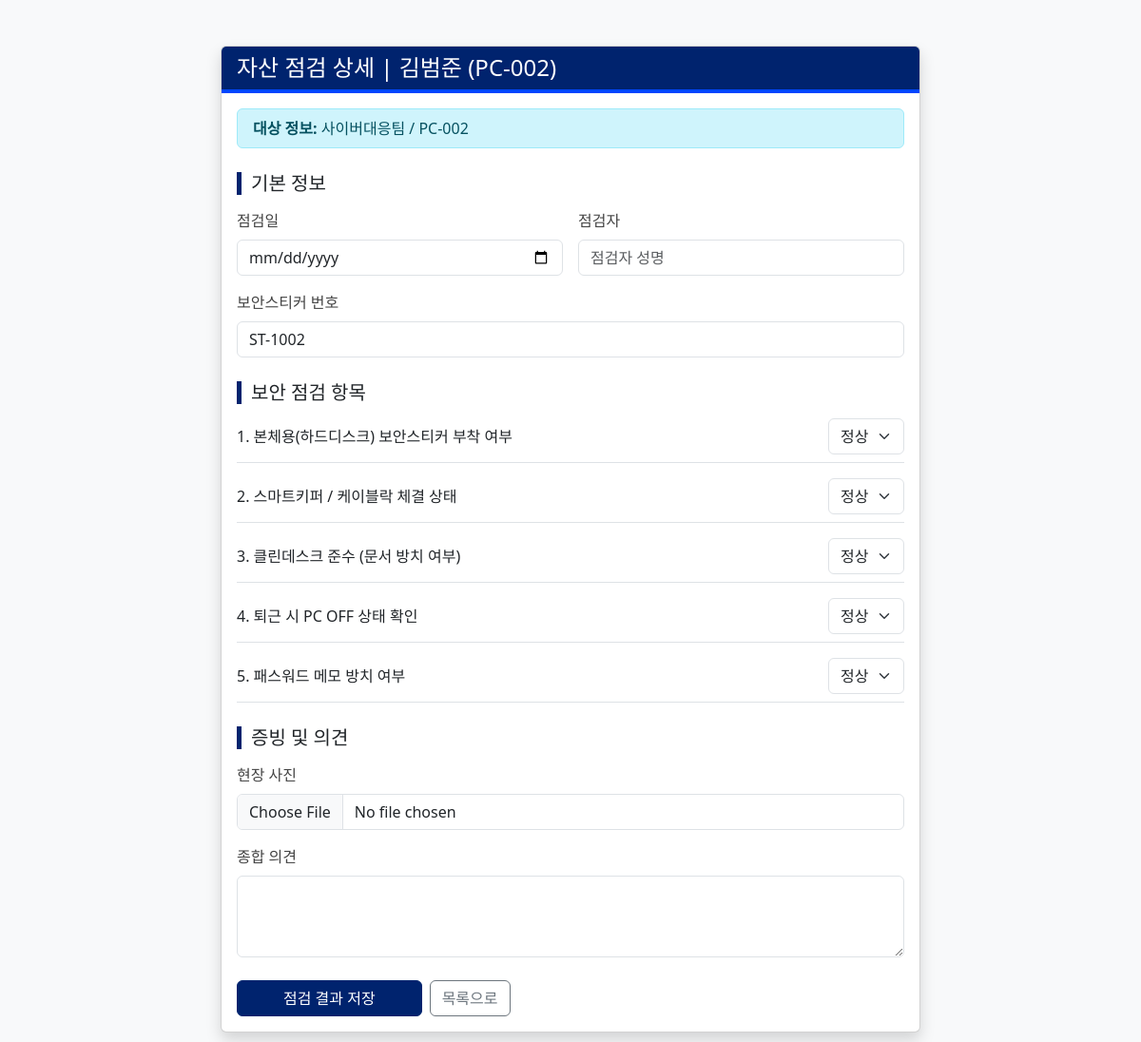
Screenshot of /detail/PC-002 with the database file from the repository.
### tables this page shows
CREATE TABLE users (
        id INTEGER PRIMARY KEY AUTOINCREMENT,
        name TEXT NOT NULL,
        department TEXT NOT NULL,
        asset_no TEXT NOT NULL UNIQUE,
        sticker_no TEXT
    );

### app.py (the view, shortened to what this page needs)
@app.route("/detail/<asset_no>", methods=["GET", "POST"])
def detail(asset_no):
    conn = get_db()
    cur = conn.cursor()
    user = cur.execute("SELECT * FROM users WHERE asset_no=?", (asset_no,)).fetchone()
    if not user:
        conn.close()
        abort(404, description="Unknown asset_no")
    inspection = cur.execute("SELECT * FROM inspections WHERE asset_no=?", (asset_no,)).fetchone()
    conn.close()
    return render_template("detail.html", user=user, inspection=inspection)

### app.py (called while the page is built)
def get_db():
    conn = sqlite3.connect(DB_FILE)
    conn.row_factory = sqlite3.Row
    return conn

### templates/detail.html (shortened to what this page needs)
<!DOCTYPE html>
<html lang="ko">
<head>
    <link href="https://cdn.jsdelivr.net/npm/bootstrap@5.3.0/dist/css/bootstrap.min.css" rel="stylesheet">
</head>
<body>
    <div class="container py-5">
        <div class="row justify-content-center">
            <div class="col-md-8">
                <div class="card shadow">
                    <div class="card-header">
                        <h4 class="mb-0">자산 점검 상세 | {{user.name}} ({{user.asset_no}})</h4>
                    </div>
                    <div class="card-body">
                        <div class="alert alert-info py-2">
                            <strong>대상 정보:</strong> {{user.department}} / {{user.asset_no}}
                        </div>
                        <form method="post" enctype="multipart/form-data">
                            <h5 class="section-title">기본 정보</h5>
                            <div class="row g-3">
                                <div class="col-md-6">
                                    <label class="form-label">점검일</label>
                                    <input type="date" name="inspect_date" class="form-control" required value="{{ inspection.inspect_date if inspection else '' }}">
                                </div>
                                <div class="col-md-6">
                                    <label class="form-label">점검자</label>
                                    <input name="inspector" class="form-control" placeholder="점검자 성명" required value="{{ inspection.inspector if inspection else '' }}">
                                </div>
                                <div class="col-md-12">
                                    <label class="form-label">보안스티커 번호</label>
                                    <input name="sticker_no" class="form-control" value="{{ inspection.sticker_no if inspection else user.sticker_no }}">
                                </div>
                            </div>
                            <h5 class="section-title">보안 점검 항목</h5>
                            <div class="space-y-3">
                                {% set items = [
                                    "본체용(하드디스크) 보안스티커 부착 여부",
                                    "스마트키퍼 / 케이블락 체결 상태",
                                    "클린데스크 준수 (문서 방치 여부)",
                                    "퇴근 시 PC OFF 상태 확인",
                                    "패스워드 메모 방치 여부"
                                ] %}
                                {% for i in range(1,6) %}
                                <div class="mb-3 border-bottom pb-2">
                                    <div class="d-flex justify-content-between align-items-center">
                                        <label class="mb-0">{{i}}. {{items[i-1]}}</label>
                                        <select name="item{{i}}" class="form-select w-auto">
                                            <option value="1" {% if inspection and inspection['item'~i] == 1 %}selected{% endif %}>정상</option>
                                        </select>
                                    </div>
                                </div>
                                {% endfor %}
                            </div>
                            <h5 class="section-title">증빙 및 의견</h5>
                            <div class="mb-3">
                                <label class="form-label">현장 사진</label>
                                <input type="file" name="photo" class="form-control">
                            </div>
                            <div class="mb-4">
                                <label class="form-label">종합 의견</label>
                                <textarea name="comment" class="form-control" rows="3">{{ inspection.comment if inspection else '' }}</textarea>
                            </div>
                            <div class="d-flex gap-2">
                                <button type="submit" class="btn btn-primary px-5">점검 결과 저장</button>
                                <a href="/" class="btn btn-outline-secondary">목록으로</a>
                            </div>
                        </form>
                    </div>
                </div>
            </div>
        </div>
    </div>
</body>
</html>

### templates/detail.html (style rules this page uses)
:root { --shinhan-blue: #00236e; --shinhan-gold: #0046ff; }
body { background-color: #f8f9fa; }
.card-header { background-color: var(--shinhan-blue); color: white; border-bottom: 4px solid var(--shinhan-gold); }
.btn-primary { background-color: var(--shinhan-blue); border-color: var(--shinhan-blue); }
.form-label { fw-bold; color: #444; }
.section-title { border-left: 5px solid var(--shinhan-blue); padding-left: 10px; margin: 25px 0 15px; }

### rows the page displays
users: name "김범준", asset_no "PC-002", department "사이버대응팀", sticker_no "ST-1002"

### other values shown
{{ i }} "1" "2" "3" "4" "5"
{{ items[i-1] }} "본체용(하드디스크) 보안스티커 부착 여부" "스마트키퍼 / 케이블락 체결 상태" "클린데스크 준수 (문서 방치 여부)" "퇴근 시 PC OFF 상태 확인" "패스워드 메모 방치 여부"
